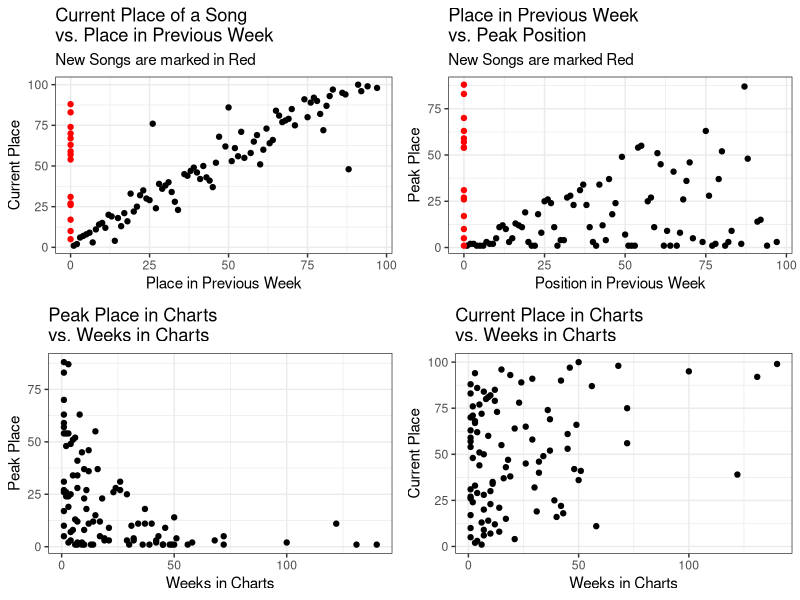
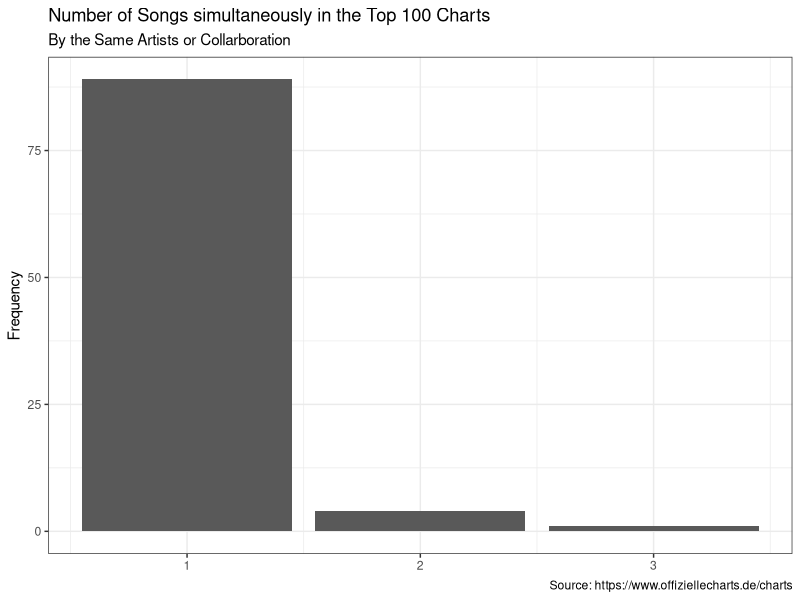
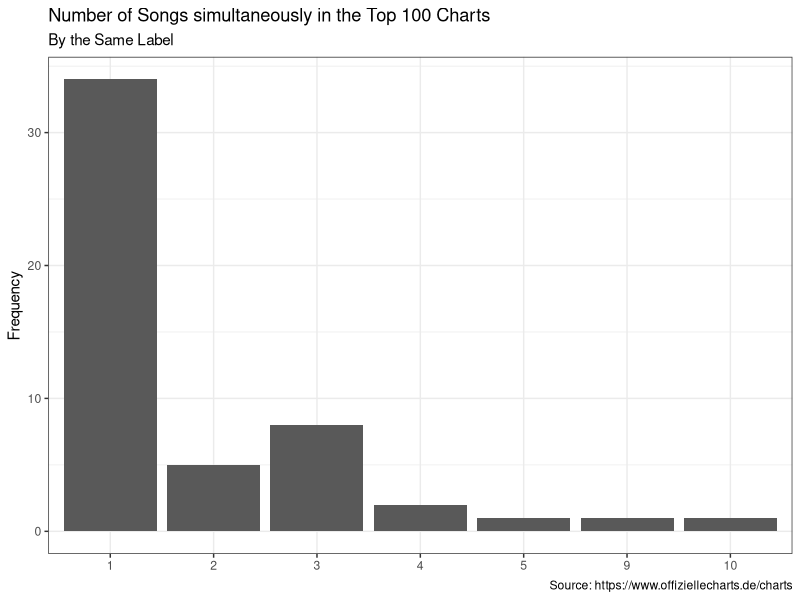

Source code (R) for these figures, in order:
## ---- chunk 1
library(ggplot2)
library(gridExtra)
library(readr)
library(dplyr)
chart_scrap <- read_csv('2022-06-15_charts_report.csv')
## ---- chunk 2
#Reporting Figures and Tables
#Scatter Plots
current_v_last <- ggplot(data = chart_scrap,
                                     aes(y = current, x=last_week,
                                     col=ifelse(is.na(last_week), yes = 'NA' , no = 'NonNA')))+
                                      geom_point(aes(y = current, x=last_week_fill),show.legend = F)+
                                      scale_color_manual(values = c('#FF0000','#000000'))+
                                      labs(title = 'Current Place of a Song \nvs. Place in Previous Week',
                                           subtitle = 'New Songs are marked in Red',
                                           y='Current Place', x='Place in Previous Week')+
                                        theme_bw()
weeks_v_peak <- ggplot(data = chart_scrap,
                                             aes(x=weeks_in_charts, y=peak_in_charts))+
                                              geom_point()+
                                              labs(title = 'Peak Place in Charts \nvs. Weeks in Charts',
                                                   x='Weeks in Charts', y='Peak Place')+
                                              theme_bw()
week_v_current <- ggplot(data = chart_scrap, aes(x=weeks_in_charts, y=current))+
                                      geom_point()+
                                      labs(title = 'Current Place in Charts \nvs. Weeks in Charts',
                                           x='Weeks in Charts', y='Current Place')+
                                      theme_bw()
last_v_peak <- ggplot(data = chart_scrap, aes(x=last_week_fill, y=peak_in_charts,
                                                col=ifelse(is.na(last_week), yes = 'NA' , no = 'NonNA')))+
                                    geom_point(show.legend = F)+
                                    labs(title = 'Place in Previous Week \nvs. Peak Position',
                                         subtitle = 'New Songs are marked Red',
                                         x='Position in Previous Week', y='Peak Place')+
                                    scale_color_manual(values = c('#FF0000','#000000'))+
                                    theme_bw()
grid.arrange(current_v_last,last_v_peak, weeks_v_peak,week_v_current, nrow=2)
## ---- chunk 3
chart_scrap%>%
                      count(artist)%>%
                      ggplot(aes(x=n))+
                      geom_bar()+
                      labs(title = 'Number of Songs simultaneously in the Top 100 Charts',
                           subtitle = 'By the Same Artists or Collarboration',
                           y='Frequency',
                           x=NULL,
                           caption = 'Source: https://www.offiziellecharts.de/charts')+
                      theme_bw()
chart_scrap%>%
                        count(artist,sort = T)%>%
                        filter(n>1)%>%
                        knitr::kable()
chart_scrap%>%
                      count(label)%>%
                      ggplot(aes(x=as.factor(n)))+
                      geom_bar()+
                      geom_bar()+
                      labs(title = 'Number of Songs simultaneously in the Top 100 Charts',
                           subtitle = 'By the Same Label',
                           y='Frequency',
                           x=NULL,
                           caption = 'Source: https://www.offiziellecharts.de/charts')+
                      theme_bw()
chart_scrap%>%
                        count(label, sort = T)%>%
                        filter(n>1)%>%
                        knitr::kable()
## ---- chunk 4
#Songs that are currently peaking
chart_scrap%>%
                        filter(current == peak_in_charts)%>%
                        select(artist, title, current)%>%
                        rename(Position = current)%>%
                        knitr::kable()
